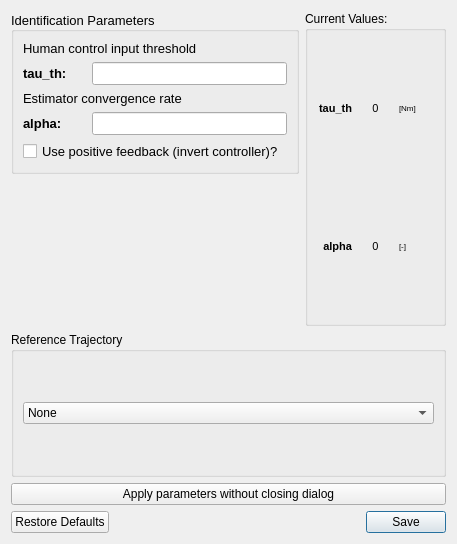
<?xml version="1.0" encoding="UTF-8"?>
<ui version="4.0">
 <class>Dialog</class>
 <widget class="QDialog" name="Dialog">
  <property name="geometry">
   <rect>
    <x>0</x>
    <y>0</y>
    <width>457</width>
    <height>544</height>
   </rect>
  </property>
  <property name="windowTitle">
   <string>Traded Controller Settings</string>
  </property>
  <layout class="QGridLayout" name="gridLayout">
   <item row="2" column="1" colspan="2">
    <widget class="QGroupBox" name="groupBox_3">
     <property name="title">
      <string>Reference Trajectory</string>
     </property>
     <layout class="QGridLayout" name="gridLayout_8">
      <property name="leftMargin">
       <number>9</number>
      </property>
      <property name="topMargin">
       <number>9</number>
      </property>
      <property name="rightMargin">
       <number>9</number>
      </property>
      <property name="bottomMargin">
       <number>9</number>
      </property>
      <property name="spacing">
       <number>3</number>
      </property>
      <item row="0" column="0">
       <widget class="QComboBox" name="cmbbox_hcr_selection">
        <property name="sizePolicy">
         <sizepolicy hsizetype="Preferred" vsizetype="Fixed">
          <horstretch>0</horstretch>
          <verstretch>0</verstretch>
         </sizepolicy>
        </property>
        <property name="minimumSize">
         <size>
          <width>250</width>
          <height>0</height>
         </size>
        </property>
        <property name="font">
         <font>
          <weight>50</weight>
          <bold>false</bold>
         </font>
        </property>
        <item>
         <property name="text">
          <string>None</string>
         </property>
        </item>
       </widget>
      </item>
     </layout>
    </widget>
   </item>
   <item row="0" column="2" rowspan="2">
    <widget class="QGroupBox" name="groupBox">
     <property name="title">
      <string>Current Values:</string>
     </property>
     <layout class="QGridLayout" name="gridLayout_2">
      <item row="1" column="0">
       <layout class="QGridLayout" name="gridLayout_7">
        <property name="verticalSpacing">
         <number>2</number>
        </property>
        <item row="4" column="2">
         <widget class="QLabel" name="label_11">
          <property name="font">
           <font>
            <pointsize>6</pointsize>
           </font>
          </property>
          <property name="text">
           <string>[Nm]</string>
          </property>
         </widget>
        </item>
        <item row="5" column="2">
         <widget class="QLabel" name="label_12">
          <property name="font">
           <font>
            <pointsize>6</pointsize>
           </font>
          </property>
          <property name="text">
           <string>[-]</string>
          </property>
         </widget>
        </item>
        <item row="4" column="1">
         <widget class="QLabel" name="lbl_tau_th">
          <property name="font">
           <font>
            <pointsize>8</pointsize>
            <weight>50</weight>
            <bold>false</bold>
           </font>
          </property>
          <property name="text">
           <string>0</string>
          </property>
          <property name="alignment">
           <set>Qt::AlignCenter</set>
          </property>
         </widget>
        </item>
        <item row="5" column="0">
         <widget class="QLabel" name="lbl_a">
          <property name="font">
           <font>
            <pointsize>8</pointsize>
            <weight>75</weight>
            <bold>true</bold>
           </font>
          </property>
          <property name="text">
           <string>alpha</string>
          </property>
          <property name="alignment">
           <set>Qt::AlignRight|Qt::AlignTrailing|Qt::AlignVCenter</set>
          </property>
         </widget>
        </item>
        <item row="4" column="0">
         <widget class="QLabel" name="lbl_tau">
          <property name="font">
           <font>
            <pointsize>8</pointsize>
            <weight>75</weight>
            <bold>true</bold>
           </font>
          </property>
          <property name="text">
           <string>tau_th</string>
          </property>
          <property name="alignment">
           <set>Qt::AlignRight|Qt::AlignTrailing|Qt::AlignVCenter</set>
          </property>
         </widget>
        </item>
        <item row="5" column="1">
         <widget class="QLabel" name="lbl_alpha">
          <property name="font">
           <font>
            <pointsize>8</pointsize>
            <weight>50</weight>
            <bold>false</bold>
           </font>
          </property>
          <property name="text">
           <string>0</string>
          </property>
          <property name="alignment">
           <set>Qt::AlignCenter</set>
          </property>
         </widget>
        </item>
       </layout>
      </item>
     </layout>
    </widget>
   </item>
   <item row="4" column="1" colspan="2">
    <widget class="QPushButton" name="btn_apply_parameters">
     <property name="text">
      <string>Apply parameters without closing dialog</string>
     </property>
    </widget>
   </item>
   <item row="5" column="1" colspan="2">
    <widget class="QDialogButtonBox" name="btnbox_fdca_controller_settings">
     <property name="orientation">
      <enum>Qt::Horizontal</enum>
     </property>
     <property name="standardButtons">
      <set>QDialogButtonBox::RestoreDefaults|QDialogButtonBox::Save</set>
     </property>
    </widget>
   </item>
   <item row="0" column="1">
    <widget class="QGroupBox" name="groupHapticparam">
     <property name="sizePolicy">
      <sizepolicy hsizetype="Preferred" vsizetype="Preferred">
       <horstretch>0</horstretch>
       <verstretch>0</verstretch>
      </sizepolicy>
     </property>
     <property name="minimumSize">
      <size>
       <width>0</width>
       <height>0</height>
      </size>
     </property>
     <property name="maximumSize">
      <size>
       <width>800</width>
       <height>16777215</height>
      </size>
     </property>
     <property name="font">
      <font>
       <pointsize>10</pointsize>
       <weight>50</weight>
       <bold>false</bold>
      </font>
     </property>
     <property name="title">
      <string>Identification Parameters</string>
     </property>
     <property name="alignment">
      <set>Qt::AlignLeading|Qt::AlignLeft|Qt::AlignVCenter</set>
     </property>
     <layout class="QGridLayout" name="gridLayout_6">
      <item row="0" column="0">
       <layout class="QGridLayout" name="gridLayout_5">
        <item row="1" column="0">
         <widget class="QLabel" name="lblKtaut_th">
          <property name="font">
           <font>
            <pointsize>10</pointsize>
            <weight>75</weight>
            <bold>true</bold>
           </font>
          </property>
          <property name="text">
           <string>tau_th:</string>
          </property>
         </widget>
        </item>
        <item row="1" column="1" colspan="3">
         <widget class="QLineEdit" name="edit_tau_th">
          <property name="sizePolicy">
           <sizepolicy hsizetype="Minimum" vsizetype="Fixed">
            <horstretch>0</horstretch>
            <verstretch>0</verstretch>
           </sizepolicy>
          </property>
          <property name="font">
           <font>
            <pointsize>10</pointsize>
           </font>
          </property>
         </widget>
        </item>
        <item row="0" column="0" colspan="3">
         <widget class="QLabel" name="lblKtau_thtile">
          <property name="font">
           <font>
            <pointsize>10</pointsize>
            <weight>50</weight>
            <bold>false</bold>
           </font>
          </property>
          <property name="text">
           <string>Human control input threshold</string>
          </property>
          <property name="alignment">
           <set>Qt::AlignLeading|Qt::AlignLeft|Qt::AlignTop</set>
          </property>
         </widget>
        </item>
        <item row="3" column="1" colspan="3">
         <widget class="QLineEdit" name="edit_alpha">
          <property name="sizePolicy">
           <sizepolicy hsizetype="Minimum" vsizetype="Fixed">
            <horstretch>0</horstretch>
            <verstretch>0</verstretch>
           </sizepolicy>
          </property>
          <property name="font">
           <font>
            <pointsize>10</pointsize>
           </font>
          </property>
         </widget>
        </item>
        <item row="2" column="0" colspan="3">
         <widget class="QLabel" name="lblKalphatitle">
          <property name="font">
           <font>
            <pointsize>10</pointsize>
            <weight>50</weight>
            <bold>false</bold>
           </font>
          </property>
          <property name="text">
           <string>Estimator convergence rate</string>
          </property>
         </widget>
        </item>
        <item row="3" column="0">
         <widget class="QLabel" name="lblKalpha">
          <property name="font">
           <font>
            <pointsize>10</pointsize>
            <weight>75</weight>
            <bold>true</bold>
           </font>
          </property>
          <property name="text">
           <string>alpha:</string>
          </property>
         </widget>
        </item>
        <item row="4" column="0" colspan="4">
         <widget class="QCheckBox" name="checkInvert">
          <property name="enabled">
           <bool>true</bool>
          </property>
          <property name="text">
           <string>Use positive feedback (invert controller)? </string>
          </property>
         </widget>
        </item>
       </layout>
      </item>
     </layout>
    </widget>
   </item>
  </layout>
 </widget>
 <resources/>
 <connections>
  <connection>
   <sender>btnbox_fdca_controller_settings</sender>
   <signal>accepted()</signal>
   <receiver>Dialog</receiver>
   <slot>accept()</slot>
   <hints>
    <hint type="sourcelabel">
     <x>248</x>
     <y>254</y>
    </hint>
    <hint type="destinationlabel">
     <x>157</x>
     <y>274</y>
    </hint>
   </hints>
  </connection>
  <connection>
   <sender>btnbox_fdca_controller_settings</sender>
   <signal>rejected()</signal>
   <receiver>Dialog</receiver>
   <slot>reject()</slot>
   <hints>
    <hint type="sourcelabel">
     <x>316</x>
     <y>260</y>
    </hint>
    <hint type="destinationlabel">
     <x>286</x>
     <y>274</y>
    </hint>
   </hints>
  </connection>
 </connections>
</ui>
